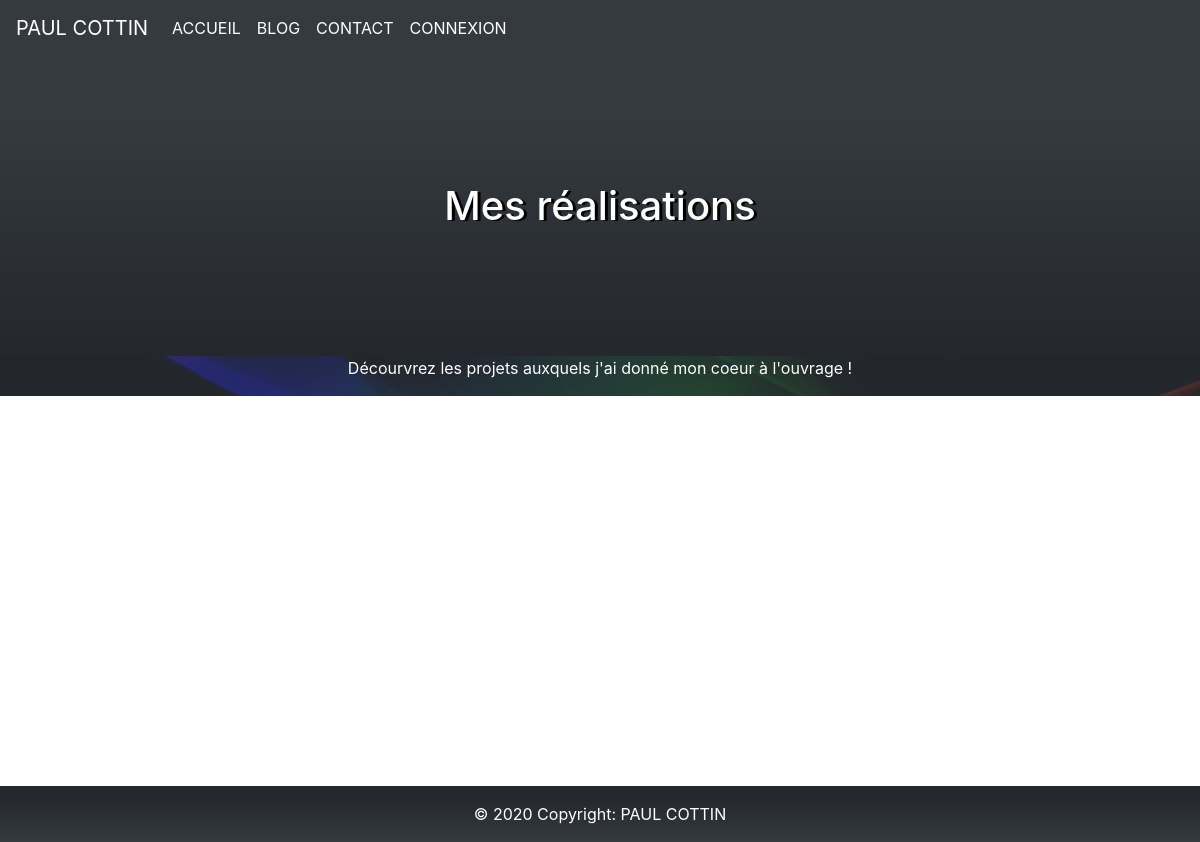
/blog/page/2, run on an earlier commit of the app's database.
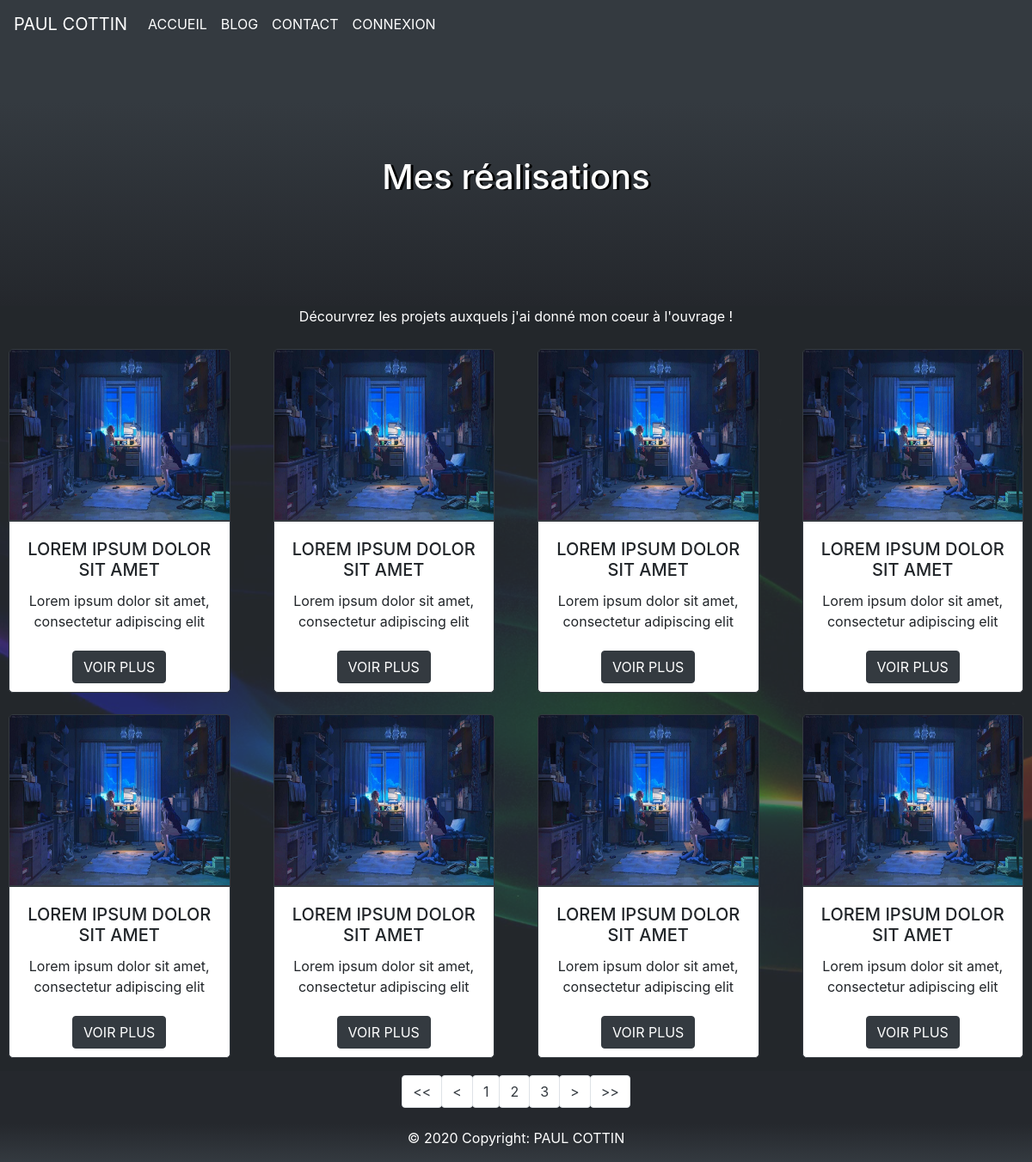
And on a later commit of the database.
### tables this page shows
CREATE TABLE `posts` (
  `id` int(11) NOT NULL,
  `title` varchar(255) NOT NULL,
  `content` text NOT NULL,
  `creation_date` datetime NOT NULL,
  `img` varchar(255) NOT NULL,
  `chapo` varchar(255) NOT NULL
);

### controller/FrontendController.php (called while the page is built, shortened)
<?php
Class FrontendController
{
    public function listPosts($limite, $page)
    {
        $manager = new PostManager();
        $numberPages = ceil($manager->countPost() / $limite);
        $posts = $manager->getPosts($limite, $page);
        $paging = '/blog';
        require('view/frontend/template.php');
    }
}

### manager/PostManager.php (called while the page is built, shortened)
<?php
Class PostManager extends AbstractManager
{
    public function getPosts($limite, $page)
    {
        if(!empty($page)) {
            $page = $page;
        } else {
            $page = 1;
        }
        $debut = ($page - 1) * $limite;
        $db = $this->dbConnect();
        $req = $db->query(
            'SELECT id, title, content, DATE_FORMAT(creation_date, \'%d/%m/%Y à %Hh%imin%ss\')
            AS creation_date_fr FROM posts ORDER BY creation_date DESC LIMIT '.$limite.'
            OFFSET '.$debut
        );
        $posts = [];
        while($data = $req->fetch()) {
            $post = $this->getPost($data['id']);
            $posts[] = $post;
        }
        return $posts;
    }
    public function getPost($postId)
    {
        $db = $this->dbConnect();
        $commentsManager = new CommentManager();
        $req = $db->prepare(
            'SELECT id, title, content, img, chapo, DATE_FORMAT
            (creation_date, \'%d/%m/%Y à %Hh%imin%ss\') AS
            creation_date_fr FROM posts WHERE id = :id'
        );
        $req->bindValue(':id', $postId);
        $req->execute();
        $data = $req->fetch();
        $post = new Post();
        $post
        ->setId($data['id'])
        ->setTitle($data['title'])
        ->setContent($data['content'])
        ->setComments($commentsManager->getComments($data['id']))
        ->setImg($data['img'])
        ->setChapo($data['chapo']);
        return $post;
    }
    public function countPost()
     {
        $db = $this->dbConnect();
        $req = $db->query('SELECT count(id) FROM posts');
        $totalPost = $req->fetchColumn();
        return $totalPost;
    }
}

### manager/CommentManager.php (called while the page is built, shortened)
<?php
Class CommentManager extends AbstractManager
{
    public function getComments($postId)
    {
        $debut = 1;
        $db = $this->dbConnect();
        $req = $db->prepare(
            'SELECT id, comment, DATE_FORMAT(comment_date, \'%d/%m/%Y à %Hh%imin%ss\')
            AS comment_date_fr FROM comments WHERE post_id = ? AND publish = 1 ORDER BY comment_date
            DESC LIMIT 10 OFFSET '.$debut
        );
        $req->execute(array($postId));
        $comments = [];
        while($data = $req->fetch()) {
            $comment = $this->getComment($data['id']);
            $comments[] = $comment;
        }
        return $comments;
    }
    public function getComment($id)
    {
        $db = $this->dbConnect();
        $req = $db->prepare('SELECT id, user_id, comment FROM comments WHERE id = :id');
        $req->bindValue(':id', $id);
        $req->execute();
        $data = $req->fetch();
        $comment = new Comment();
        $comment
        ->setId($data['id'])
        ->setUserId($data['user_id'])
        ->setComment($data['comment']);
        return $comment;
    }
}

### entity/Comment.php (called while the page is built, shortened)
<?php
Class Comment {
    public function setId(int $id) : object
    {
        return $this;
    }
    public function setComment(string $comment) : object
    {
        return $this;
    }
    public function setUserId(int $userId) : object
    {
        return $this;
    }
}

### entity/Post.php (called while the page is built, shortened)
<?php
Class Post {
    protected $id;
    protected $chapo;
    protected $title;
    protected $img;
    public function setId(int $id) : object
    {
        $this->id = $id;
        return $this;
    }
    public function getId() : string
    {
        return $this->id;
    }
    public function setChapo(string $chapo) : object
    {
        $this->chapo = $chapo;
        return $this;
    }
    public function getChapo() : string
    {
        return $this->chapo;
    }
    public function setTitle(string $title) : object
    {
        $this->title = $title;
        return $this;
    }
    public function getTitle() : string
    {
        return $this->title;
    }
    public function setImg( string $img) : object
    {
        $this->img = $img;
        return $this;
    }
    public function getImg() : string
    {
        return $this->img;
    }
    public function setComments(array $comments) : object
    {
        return $this;
    }
}

### view/frontend/listPostsView.php (the view, shortened to what the changed rows need)
<div class="row title-blog-page justify-content-center">
    <h1 class="col">Mes réalisations</h1>
</div>
<div class="postbackground center">
    <div class ="posts">
        <div class="row justify-content-center">
                <?php
                foreach($posts as $post) { ?>
                    <div class="news col-sm-6 col-md-6 col-lg-3">
                        <img src="/public/image/<?= htmlspecialchars($post->getImg())  ?>" alt="Image article" class="img-fluid">
                        <div class="desc">
                            <h3>
                                <?= htmlspecialchars($post->getTitle()) ?>
                            </h3>
                            <p>
                                <?= nl2br(htmlspecialchars($post->getChapo())) ?>
                            </p>
                            <div class="view-comments">
                                <a href="/post/<?= $post->getId() ?>" class="btn btn-dark">Voir plus</a>
                            </div>
                        </div>
                    </div>
                <?php
                }
                ?>
            </div>
    </div>
</div>

### view/frontend/paging.php
<?php
if($numberPages > 1 ) {
?>
    <nav aria-label="" class="paging row justify-content-center">
    <ul class="pagination">
        <li class="page-item">
            <a href="<?= $paging; ?>/page/1" class="btn btn-dark page-link"> << </a>
        </li>
        <?php
        if(!empty($_GET['page']) && $_GET['page'] > 1) {
        ?>
            <li class="page-item">
                <a href="<?= $paging; ?>/page/<?= $_GET['page'] - 1; ?>" class="btn btn-dark page-link"> < </a>
            </li>
        <?php
        }
        for($i = 1; $i <= $numberPages; $i++) {
        ?>
            <li class="page-item"><a href="<?= $paging; ?>/page/<?= $i; ?>" class="page-link btn btn-dark"><?= $i; ?></a></li>
        <?php
        }
        if(!empty($_GET['page']) && $_GET['page'] < $numberPages) {
        ?>
            <li class="page-item">
                <a href="<?= $paging; ?>/page/<?php if(!empty($_GET['page'])) { print $_GET['page'] + 1; } else { print 2; } ?>" class="btn btn-dark page-link"> > </a>
            </li>
        <?php
        }
        ?>
        <li class="page-item">
            <a href="<?= $paging; ?>/page/<?= $numberPages; ?>" class="btn btn-dark page-link"> >></a>
        </li>
    </ul>
    </nav>
<?php
}
?>

What changed in the data, as far as the page shows it:
added posts: img (picture), title "LOREM IPSUM DOLOR SIT AMET", chapo "Lorem ipsum dolor sit amet, consectetur adipiscing elit"
added posts: img (picture), title "LOREM IPSUM DOLOR SIT AMET", chapo "Lorem ipsum dolor sit amet, consectetur adipiscing elit"
added posts: img (picture), title "LOREM IPSUM DOLOR SIT AMET", chapo "Lorem ipsum dolor sit amet, consectetur adipiscing elit"
added posts: img (picture), title "LOREM IPSUM DOLOR SIT AMET", chapo "Lorem ipsum dolor sit amet, consectetur adipiscing elit"
added posts: img (picture), title "LOREM IPSUM DOLOR SIT AMET", chapo "Lorem ipsum dolor sit amet, consectetur adipiscing elit"
added posts: img (picture), title "LOREM IPSUM DOLOR SIT AMET", chapo "Lorem ipsum dolor sit amet, consectetur adipiscing elit"
added posts: img (picture), title "LOREM IPSUM DOLOR SIT AMET", chapo "Lorem ipsum dolor sit amet, consectetur adipiscing elit"
added posts: img (picture), title "LOREM IPSUM DOLOR SIT AMET", chapo "Lorem ipsum dolor sit amet, consectetur adipiscing elit"
Also different on the page:
new list line: "1"
new list line: "2"
new list line: "3"
